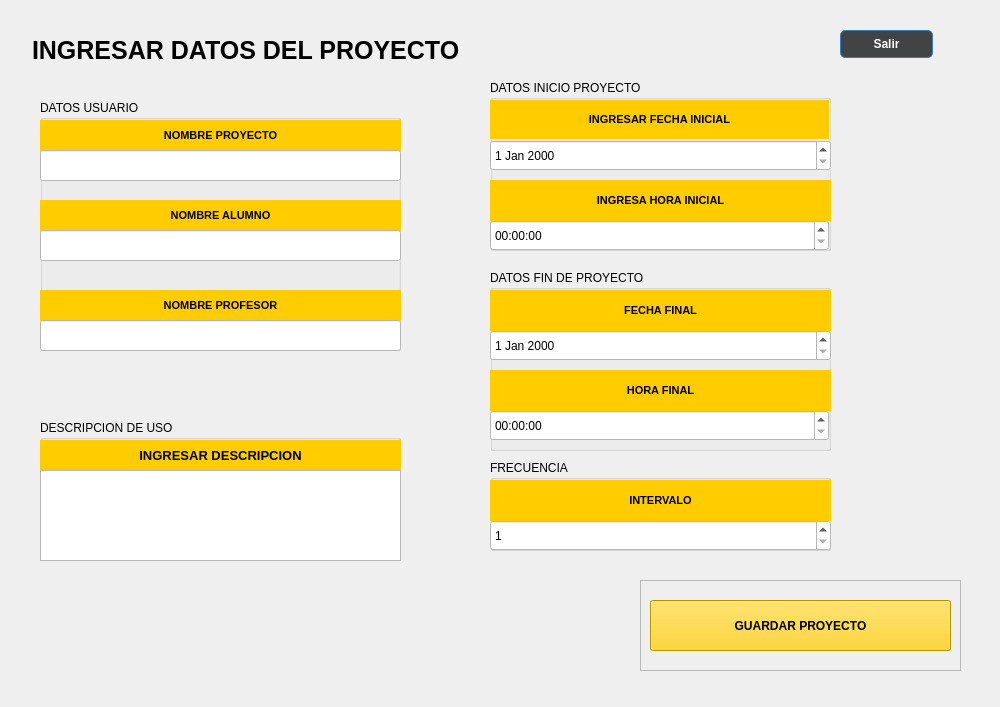
<?xml version="1.0" encoding="UTF-8"?>
<ui version="4.0">
 <class>Dialog</class>
 <widget class="QDialog" name="Dialog">
  <property name="geometry">
   <rect>
    <x>0</x>
    <y>0</y>
    <width>1000</width>
    <height>707</height>
   </rect>
  </property>
  <property name="windowTitle">
   <string>Dialog</string>
  </property>
  <widget class="QFrame" name="frame">
   <property name="geometry">
    <rect>
     <x>-20</x>
     <y>-10</y>
     <width>1031</width>
     <height>751</height>
    </rect>
   </property>
   <property name="styleSheet">
    <string notr="true">#frame{
	background-color:qlineargradient(spread:pad, x1:0, y1:0, x2:1, y2:0, stop:0 #26a0da, 		stop:1 #588eb0);
	border-radius: 30px;
}

#btn_salir{
	background-color:#414345;
	border-radius:5px;
	border:1px solid #337bc4;
	color:white;
	font-weight:bold;
	text-decoration:none;
}

#btn_salir:hover {
	background-color:#757F9A
}
#btn_salir:active {
	position:relative;
	top:1px;
}</string>
   </property>
   <property name="frameShape">
    <enum>QFrame::StyledPanel</enum>
   </property>
   <property name="frameShadow">
    <enum>QFrame::Raised</enum>
   </property>
   <widget class="QPushButton" name="btn_salir">
    <property name="geometry">
     <rect>
      <x>860</x>
      <y>40</y>
      <width>93</width>
      <height>28</height>
     </rect>
    </property>
    <property name="text">
     <string>Salir</string>
    </property>
    <property name="checkable">
     <bool>true</bool>
    </property>
   </widget>
   <widget class="QLabel" name="label">
    <property name="geometry">
     <rect>
      <x>40</x>
      <y>40</y>
      <width>451</width>
      <height>41</height>
     </rect>
    </property>
    <property name="styleSheet">
     <string notr="true">font-size: 25px;
padding-left: 5px;
font-weight: bold;
color: rgb(0, 0, 0);</string>
    </property>
    <property name="text">
     <string>INGRESAR DATOS DEL PROYECTO</string>
    </property>
   </widget>
   <widget class="QGroupBox" name="groupBox">
    <property name="geometry">
     <rect>
      <x>60</x>
      <y>110</y>
      <width>361</width>
      <height>251</height>
     </rect>
    </property>
    <property name="title">
     <string>DATOS USUARIO</string>
    </property>
    <widget class="QLabel" name="label1_3">
     <property name="geometry">
      <rect>
       <x>0</x>
       <y>20</y>
       <width>361</width>
       <height>31</height>
      </rect>
     </property>
     <property name="styleSheet">
      <string notr="true">background-color: rgb(255, 204, 0);</string>
     </property>
     <property name="text">
      <string>&lt;!DOCTYPE HTML PUBLIC &quot;-//W3C//DTD HTML 4.0//EN&quot; &quot;http://www.w3.org/TR/REC-html40/strict.dtd&quot;&gt;
&lt;html&gt;&lt;head&gt;&lt;meta name=&quot;qrichtext&quot; content=&quot;1&quot; /&gt;&lt;style type=&quot;text/css&quot;&gt;
p, li { white-space: pre-wrap; }
&lt;/style&gt;&lt;/head&gt;&lt;body style=&quot; font-family:'MS Shell Dlg 2'; font-size:8pt; font-weight:400; font-style:normal;&quot;&gt;
&lt;p align=&quot;center&quot; style=&quot; margin-top:12px; margin-bottom:12px; margin-left:0px; margin-right:0px; -qt-block-indent:0; text-indent:0px;&quot;&gt;&lt;span style=&quot; font-weight:600;&quot;&gt;NOMBRE PROYECTO&lt;/span&gt;&lt;/p&gt;&lt;/body&gt;&lt;/html&gt;</string>
     </property>
    </widget>
    <widget class="QLineEdit" name="txt_nomProyecto">
     <property name="geometry">
      <rect>
       <x>0</x>
       <y>50</y>
       <width>361</width>
       <height>31</height>
      </rect>
     </property>
     <property name="styleSheet">
      <string notr="true">background-color: rgb(255, 255, 255);</string>
     </property>
     <property name="maxLength">
      <number>30</number>
     </property>
     <property name="placeholderText">
      <string extracomment="1213"/>
     </property>
    </widget>
    <widget class="QLabel" name="label1_4">
     <property name="geometry">
      <rect>
       <x>0</x>
       <y>100</y>
       <width>361</width>
       <height>31</height>
      </rect>
     </property>
     <property name="styleSheet">
      <string notr="true">background-color:rgb(255, 204, 0);</string>
     </property>
     <property name="text">
      <string>&lt;!DOCTYPE HTML PUBLIC &quot;-//W3C//DTD HTML 4.0//EN&quot; &quot;http://www.w3.org/TR/REC-html40/strict.dtd&quot;&gt;
&lt;html&gt;&lt;head&gt;&lt;meta name=&quot;qrichtext&quot; content=&quot;1&quot; /&gt;&lt;style type=&quot;text/css&quot;&gt;
p, li { white-space: pre-wrap; }
&lt;/style&gt;&lt;/head&gt;&lt;body style=&quot; font-family:'MS Shell Dlg 2'; font-size:8pt; font-weight:400; font-style:normal;&quot;&gt;
&lt;p align=&quot;center&quot; style=&quot; margin-top:12px; margin-bottom:12px; margin-left:0px; margin-right:0px; -qt-block-indent:0; text-indent:0px;&quot;&gt;&lt;span style=&quot; font-weight:600;&quot;&gt;NOMBRE ALUMNO&lt;/span&gt;&lt;/p&gt;&lt;/body&gt;&lt;/html&gt;</string>
     </property>
    </widget>
    <widget class="QLineEdit" name="txt_nomAlumno">
     <property name="geometry">
      <rect>
       <x>0</x>
       <y>130</y>
       <width>361</width>
       <height>31</height>
      </rect>
     </property>
     <property name="styleSheet">
      <string notr="true">background-color: rgb(255, 255, 255);</string>
     </property>
     <property name="maxLength">
      <number>30</number>
     </property>
    </widget>
    <widget class="QLabel" name="label1_5">
     <property name="geometry">
      <rect>
       <x>0</x>
       <y>190</y>
       <width>361</width>
       <height>31</height>
      </rect>
     </property>
     <property name="styleSheet">
      <string notr="true">background-color:rgb(255, 204, 0);</string>
     </property>
     <property name="text">
      <string>&lt;!DOCTYPE HTML PUBLIC &quot;-//W3C//DTD HTML 4.0//EN&quot; &quot;http://www.w3.org/TR/REC-html40/strict.dtd&quot;&gt;
&lt;html&gt;&lt;head&gt;&lt;meta name=&quot;qrichtext&quot; content=&quot;1&quot; /&gt;&lt;style type=&quot;text/css&quot;&gt;
p, li { white-space: pre-wrap; }
&lt;/style&gt;&lt;/head&gt;&lt;body style=&quot; font-family:'MS Shell Dlg 2'; font-size:8pt; font-weight:400; font-style:normal;&quot;&gt;
&lt;p align=&quot;center&quot; style=&quot; margin-top:12px; margin-bottom:12px; margin-left:0px; margin-right:0px; -qt-block-indent:0; text-indent:0px;&quot;&gt;&lt;span style=&quot; font-weight:600;&quot;&gt;NOMBRE PROFESOR&lt;/span&gt;&lt;/p&gt;&lt;/body&gt;&lt;/html&gt;</string>
     </property>
    </widget>
    <widget class="QLineEdit" name="txt_nomProfeCargo">
     <property name="geometry">
      <rect>
       <x>0</x>
       <y>220</y>
       <width>361</width>
       <height>31</height>
      </rect>
     </property>
     <property name="styleSheet">
      <string notr="true">background-color: rgb(255, 255, 255);</string>
     </property>
     <property name="maxLength">
      <number>30</number>
     </property>
    </widget>
   </widget>
   <widget class="QGroupBox" name="groupBox_2">
    <property name="geometry">
     <rect>
      <x>60</x>
      <y>430</y>
      <width>361</width>
      <height>141</height>
     </rect>
    </property>
    <property name="title">
     <string>DESCRIPCION DE USO</string>
    </property>
    <widget class="QLabel" name="label1">
     <property name="geometry">
      <rect>
       <x>0</x>
       <y>20</y>
       <width>361</width>
       <height>31</height>
      </rect>
     </property>
     <property name="styleSheet">
      <string notr="true">background-color:rgb(255, 204, 0);</string>
     </property>
     <property name="text">
      <string>&lt;html&gt;&lt;head/&gt;&lt;body&gt;&lt;p align=&quot;center&quot;&gt;&lt;span style=&quot; font-size:10pt; font-weight:600;&quot;&gt;INGRESAR DESCRIPCION&lt;/span&gt;&lt;/p&gt;&lt;/body&gt;&lt;/html&gt;</string>
     </property>
    </widget>
    <widget class="QPlainTextEdit" name="comentario">
     <property name="geometry">
      <rect>
       <x>0</x>
       <y>50</y>
       <width>361</width>
       <height>91</height>
      </rect>
     </property>
    </widget>
   </widget>
   <widget class="QGroupBox" name="groupBox_3">
    <property name="geometry">
     <rect>
      <x>510</x>
      <y>90</y>
      <width>341</width>
      <height>171</height>
     </rect>
    </property>
    <property name="title">
     <string>DATOS INICIO PROYECTO</string>
    </property>
    <widget class="QLabel" name="label1_2">
     <property name="geometry">
      <rect>
       <x>0</x>
       <y>20</y>
       <width>339</width>
       <height>39</height>
      </rect>
     </property>
     <property name="styleSheet">
      <string notr="true">background-color: rgb(255, 204, 0);</string>
     </property>
     <property name="text">
      <string>&lt;!DOCTYPE HTML PUBLIC &quot;-//W3C//DTD HTML 4.0//EN&quot; &quot;http://www.w3.org/TR/REC-html40/strict.dtd&quot;&gt;
&lt;html&gt;&lt;head&gt;&lt;meta name=&quot;qrichtext&quot; content=&quot;1&quot; /&gt;&lt;style type=&quot;text/css&quot;&gt;
p, li { white-space: pre-wrap; }
&lt;/style&gt;&lt;/head&gt;&lt;body style=&quot; font-family:'MS Shell Dlg 2'; font-size:8pt; font-weight:400; font-style:normal;&quot;&gt;
&lt;p align=&quot;center&quot; style=&quot; margin-top:12px; margin-bottom:12px; margin-left:0px; margin-right:0px; -qt-block-indent:0; text-indent:0px;&quot;&gt;&lt;span style=&quot; font-weight:600;&quot;&gt;INGRESAR FECHA INICIAL&lt;/span&gt;&lt;/p&gt;&lt;/body&gt;&lt;/html&gt;</string>
     </property>
    </widget>
    <widget class="QDateEdit" name="fechaInicial">
     <property name="geometry">
      <rect>
       <x>0</x>
       <y>60</y>
       <width>341</width>
       <height>31</height>
      </rect>
     </property>
     <property name="styleSheet">
      <string notr="true">background-color: rgb(255, 255, 255);</string>
     </property>
    </widget>
    <widget class="QLabel" name="label1_6">
     <property name="geometry">
      <rect>
       <x>0</x>
       <y>100</y>
       <width>341</width>
       <height>41</height>
      </rect>
     </property>
     <property name="styleSheet">
      <string notr="true">background-color: rgb(255, 204, 0);</string>
     </property>
     <property name="text">
      <string>&lt;!DOCTYPE HTML PUBLIC &quot;-//W3C//DTD HTML 4.0//EN&quot; &quot;http://www.w3.org/TR/REC-html40/strict.dtd&quot;&gt;
&lt;html&gt;&lt;head&gt;&lt;meta name=&quot;qrichtext&quot; content=&quot;1&quot; /&gt;&lt;style type=&quot;text/css&quot;&gt;
p, li { white-space: pre-wrap; }
&lt;/style&gt;&lt;/head&gt;&lt;body style=&quot; font-family:'MS Shell Dlg 2'; font-size:8pt; font-weight:400; font-style:normal;&quot;&gt;
&lt;p align=&quot;center&quot; style=&quot; margin-top:12px; margin-bottom:12px; margin-left:0px; margin-right:0px; -qt-block-indent:0; text-indent:0px;&quot;&gt;&lt;span style=&quot; font-weight:600;&quot;&gt;INGRESA HORA INICIAL&lt;/span&gt;&lt;/p&gt;&lt;/body&gt;&lt;/html&gt;</string>
     </property>
    </widget>
    <widget class="QTimeEdit" name="horaInicial">
     <property name="geometry">
      <rect>
       <x>0</x>
       <y>140</y>
       <width>339</width>
       <height>31</height>
      </rect>
     </property>
     <property name="styleSheet">
      <string notr="true">background-color: rgb(255, 255, 255);</string>
     </property>
    </widget>
   </widget>
   <widget class="QGroupBox" name="groupBox_5">
    <property name="geometry">
     <rect>
      <x>510</x>
      <y>470</y>
      <width>341</width>
      <height>91</height>
     </rect>
    </property>
    <property name="title">
     <string>FRECUENCIA </string>
    </property>
    <widget class="QLabel" name="label1_9">
     <property name="geometry">
      <rect>
       <x>0</x>
       <y>20</y>
       <width>341</width>
       <height>41</height>
      </rect>
     </property>
     <property name="styleSheet">
      <string notr="true">background-color: rgb(255, 204, 0);</string>
     </property>
     <property name="text">
      <string>&lt;!DOCTYPE HTML PUBLIC &quot;-//W3C//DTD HTML 4.0//EN&quot; &quot;http://www.w3.org/TR/REC-html40/strict.dtd&quot;&gt;
&lt;html&gt;&lt;head&gt;&lt;meta name=&quot;qrichtext&quot; content=&quot;1&quot; /&gt;&lt;style type=&quot;text/css&quot;&gt;
p, li { white-space: pre-wrap; }
&lt;/style&gt;&lt;/head&gt;&lt;body style=&quot; font-family:'MS Shell Dlg 2'; font-size:8pt; font-weight:400; font-style:normal;&quot;&gt;
&lt;p align=&quot;center&quot; style=&quot; margin-top:12px; margin-bottom:12px; margin-left:0px; margin-right:0px; -qt-block-indent:0; text-indent:0px;&quot;&gt;&lt;span style=&quot; font-weight:600;&quot;&gt;INTERVALO&lt;/span&gt;&lt;/p&gt;&lt;/body&gt;&lt;/html&gt;</string>
     </property>
    </widget>
    <widget class="QSpinBox" name="intervalo">
     <property name="geometry">
      <rect>
       <x>0</x>
       <y>60</y>
       <width>341</width>
       <height>31</height>
      </rect>
     </property>
     <property name="styleSheet">
      <string notr="true">background-color: rgb(255, 255, 255);</string>
     </property>
     <property name="minimum">
      <number>1</number>
     </property>
     <property name="maximum">
      <number>60</number>
     </property>
    </widget>
   </widget>
   <widget class="QFrame" name="frame_2">
    <property name="geometry">
     <rect>
      <x>660</x>
      <y>590</y>
      <width>321</width>
      <height>91</height>
     </rect>
    </property>
    <property name="styleSheet">
     <string notr="true">background-color:qlineargradient(spread:pad, x1:0, y1:0, x2:1, y2:0, stop:0 #26a0da, 		stop:1 #588eb0);</string>
    </property>
    <property name="frameShape">
     <enum>QFrame::StyledPanel</enum>
    </property>
    <property name="frameShadow">
     <enum>QFrame::Raised</enum>
    </property>
    <widget class="QPushButton" name="btn_guardarProyecto">
     <property name="geometry">
      <rect>
       <x>10</x>
       <y>20</y>
       <width>301</width>
       <height>51</height>
      </rect>
     </property>
     <property name="palette">
      <palette>
       <active>
        <colorrole role="WindowText">
         <brush brushstyle="SolidPattern">
          <color alpha="255">
           <red>0</red>
           <green>0</green>
           <blue>0</blue>
          </color>
         </brush>
        </colorrole>
        <colorrole role="Button">
         <brush brushstyle="SolidPattern">
          <color alpha="255">
           <red>255</red>
           <green>204</green>
           <blue>0</blue>
          </color>
         </brush>
        </colorrole>
        <colorrole role="Text">
         <brush brushstyle="SolidPattern">
          <color alpha="255">
           <red>0</red>
           <green>0</green>
           <blue>0</blue>
          </color>
         </brush>
        </colorrole>
        <colorrole role="ButtonText">
         <brush brushstyle="SolidPattern">
          <color alpha="255">
           <red>0</red>
           <green>0</green>
           <blue>0</blue>
          </color>
         </brush>
        </colorrole>
        <colorrole role="Base">
         <brush brushstyle="SolidPattern">
          <color alpha="255">
           <red>255</red>
           <green>204</green>
           <blue>0</blue>
          </color>
         </brush>
        </colorrole>
        <colorrole role="Window">
         <brush brushstyle="SolidPattern">
          <color alpha="255">
           <red>255</red>
           <green>204</green>
           <blue>0</blue>
          </color>
         </brush>
        </colorrole>
       </active>
       <inactive>
        <colorrole role="WindowText">
         <brush brushstyle="SolidPattern">
          <color alpha="255">
           <red>0</red>
           <green>0</green>
           <blue>0</blue>
          </color>
         </brush>
        </colorrole>
        <colorrole role="Button">
         <brush brushstyle="SolidPattern">
          <color alpha="255">
           <red>255</red>
           <green>204</green>
           <blue>0</blue>
          </color>
         </brush>
        </colorrole>
        <colorrole role="Text">
         <brush brushstyle="SolidPattern">
          <color alpha="255">
           <red>0</red>
           <green>0</green>
           <blue>0</blue>
          </color>
         </brush>
        </colorrole>
        <colorrole role="ButtonText">
         <brush brushstyle="SolidPattern">
          <color alpha="255">
           <red>0</red>
           <green>0</green>
           <blue>0</blue>
          </color>
         </brush>
        </colorrole>
        <colorrole role="Base">
         <brush brushstyle="SolidPattern">
          <color alpha="255">
           <red>255</red>
           <green>204</green>
           <blue>0</blue>
          </color>
         </brush>
        </colorrole>
        <colorrole role="Window">
         <brush brushstyle="SolidPattern">
          <color alpha="255">
           <red>255</red>
           <green>204</green>
           <blue>0</blue>
          </color>
         </brush>
        </colorrole>
       </inactive>
       <disabled>
        <colorrole role="WindowText">
         <brush brushstyle="SolidPattern">
          <color alpha="255">
           <red>0</red>
           <green>0</green>
           <blue>0</blue>
          </color>
         </brush>
        </colorrole>
        <colorrole role="Button">
         <brush brushstyle="SolidPattern">
          <color alpha="255">
           <red>255</red>
           <green>204</green>
           <blue>0</blue>
          </color>
         </brush>
        </colorrole>
        <colorrole role="Text">
         <brush brushstyle="SolidPattern">
          <color alpha="255">
           <red>0</red>
           <green>0</green>
           <blue>0</blue>
          </color>
         </brush>
        </colorrole>
        <colorrole role="ButtonText">
         <brush brushstyle="SolidPattern">
          <color alpha="255">
           <red>0</red>
           <green>0</green>
           <blue>0</blue>
          </color>
         </brush>
        </colorrole>
        <colorrole role="Base">
         <brush brushstyle="SolidPattern">
          <color alpha="255">
           <red>255</red>
           <green>204</green>
           <blue>0</blue>
          </color>
         </brush>
        </colorrole>
        <colorrole role="Window">
         <brush brushstyle="SolidPattern">
          <color alpha="255">
           <red>255</red>
           <green>204</green>
           <blue>0</blue>
          </color>
         </brush>
        </colorrole>
       </disabled>
      </palette>
     </property>
     <property name="styleSheet">
      <string notr="true">background-color: rgb(255, 204, 0);
color: #000000;
font-weight: bold;
</string>
     </property>
     <property name="text">
      <string>GUARDAR PROYECTO</string>
     </property>
     <property name="checkable">
      <bool>false</bool>
     </property>
    </widget>
   </widget>
   <widget class="QGroupBox" name="groupBox_4">
    <property name="geometry">
     <rect>
      <x>510</x>
      <y>280</y>
      <width>341</width>
      <height>181</height>
     </rect>
    </property>
    <property name="title">
     <string>DATOS FIN DE PROYECTO</string>
    </property>
    <widget class="QLabel" name="label1_7">
     <property name="geometry">
      <rect>
       <x>0</x>
       <y>20</y>
       <width>341</width>
       <height>41</height>
      </rect>
     </property>
     <property name="styleSheet">
      <string notr="true">background-color: rgb(255, 204, 0);</string>
     </property>
     <property name="text">
      <string>&lt;!DOCTYPE HTML PUBLIC &quot;-//W3C//DTD HTML 4.0//EN&quot; &quot;http://www.w3.org/TR/REC-html40/strict.dtd&quot;&gt;
&lt;html&gt;&lt;head&gt;&lt;meta name=&quot;qrichtext&quot; content=&quot;1&quot; /&gt;&lt;style type=&quot;text/css&quot;&gt;
p, li { white-space: pre-wrap; }
&lt;/style&gt;&lt;/head&gt;&lt;body style=&quot; font-family:'MS Shell Dlg 2'; font-size:8pt; font-weight:400; font-style:normal;&quot;&gt;
&lt;p align=&quot;center&quot; style=&quot; margin-top:12px; margin-bottom:12px; margin-left:0px; margin-right:0px; -qt-block-indent:0; text-indent:0px;&quot;&gt;&lt;span style=&quot; font-weight:600;&quot;&gt;FECHA FINAL&lt;/span&gt;&lt;/p&gt;&lt;/body&gt;&lt;/html&gt;</string>
     </property>
    </widget>
    <widget class="QDateEdit" name="fechaFinal">
     <property name="geometry">
      <rect>
       <x>0</x>
       <y>60</y>
       <width>341</width>
       <height>31</height>
      </rect>
     </property>
     <property name="styleSheet">
      <string notr="true">background-color: rgb(255, 255, 255);</string>
     </property>
    </widget>
    <widget class="QLabel" name="label1_8">
     <property name="geometry">
      <rect>
       <x>0</x>
       <y>100</y>
       <width>341</width>
       <height>41</height>
      </rect>
     </property>
     <property name="styleSheet">
      <string notr="true">background-color: rgb(255, 204, 0);</string>
     </property>
     <property name="text">
      <string>&lt;!DOCTYPE HTML PUBLIC &quot;-//W3C//DTD HTML 4.0//EN&quot; &quot;http://www.w3.org/TR/REC-html40/strict.dtd&quot;&gt;
&lt;html&gt;&lt;head&gt;&lt;meta name=&quot;qrichtext&quot; content=&quot;1&quot; /&gt;&lt;style type=&quot;text/css&quot;&gt;
p, li { white-space: pre-wrap; }
&lt;/style&gt;&lt;/head&gt;&lt;body style=&quot; font-family:'MS Shell Dlg 2'; font-size:8pt; font-weight:400; font-style:normal;&quot;&gt;
&lt;p align=&quot;center&quot; style=&quot; margin-top:12px; margin-bottom:12px; margin-left:0px; margin-right:0px; -qt-block-indent:0; text-indent:0px;&quot;&gt;&lt;span style=&quot; font-weight:600;&quot;&gt;HORA FINAL&lt;/span&gt;&lt;/p&gt;&lt;/body&gt;&lt;/html&gt;</string>
     </property>
    </widget>
    <widget class="QTimeEdit" name="horaFinal">
     <property name="geometry">
      <rect>
       <x>0</x>
       <y>140</y>
       <width>339</width>
       <height>31</height>
      </rect>
     </property>
     <property name="styleSheet">
      <string notr="true">background-color: rgb(255, 255, 255);</string>
     </property>
    </widget>
   </widget>
  </widget>
 </widget>
 <resources/>
 <connections/>
</ui>
